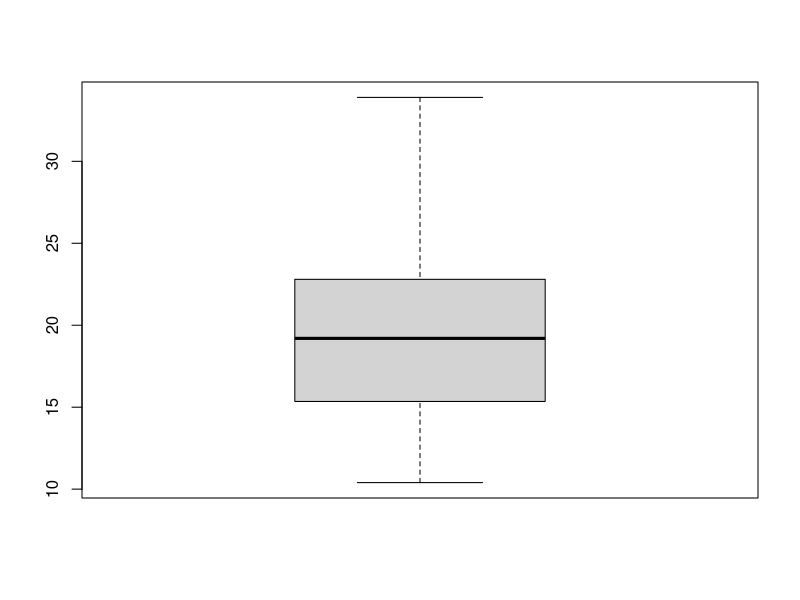
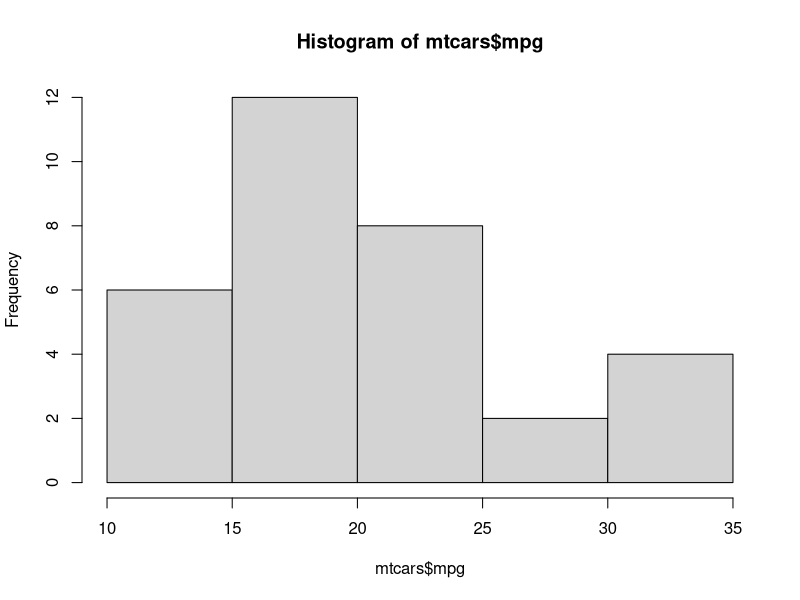
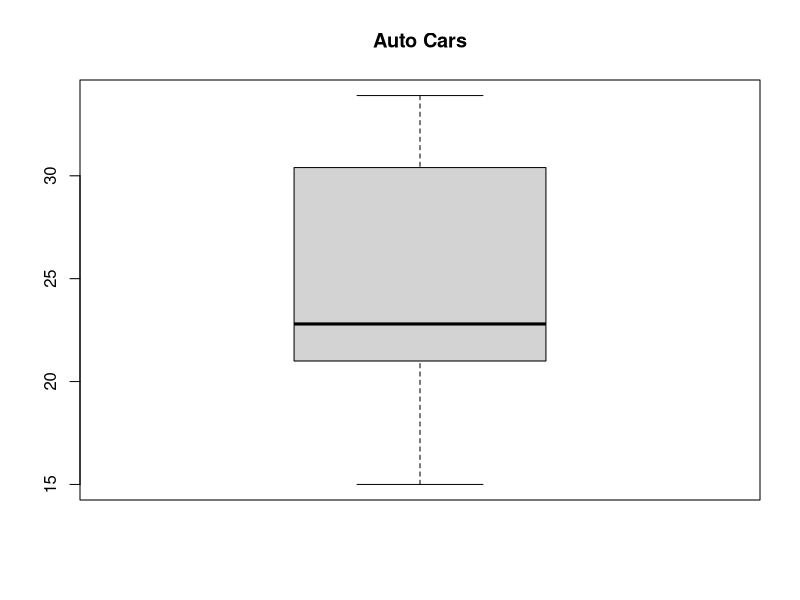
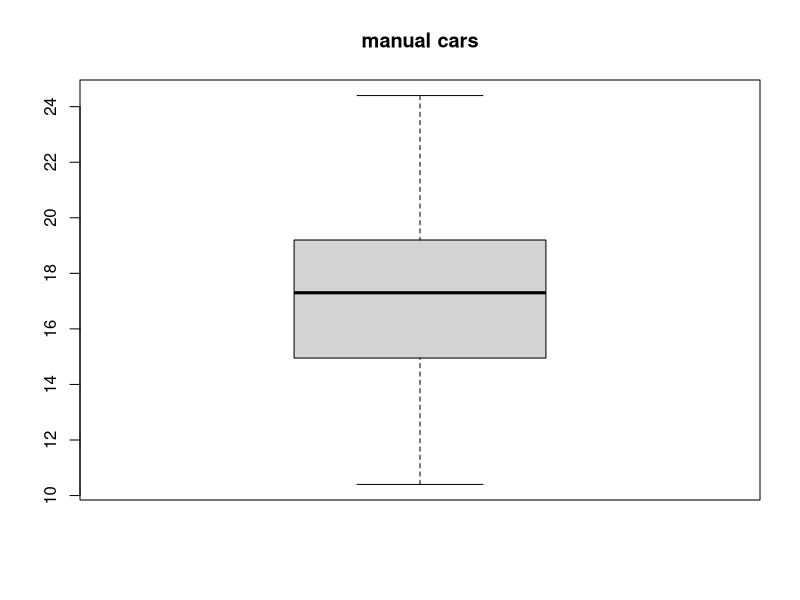
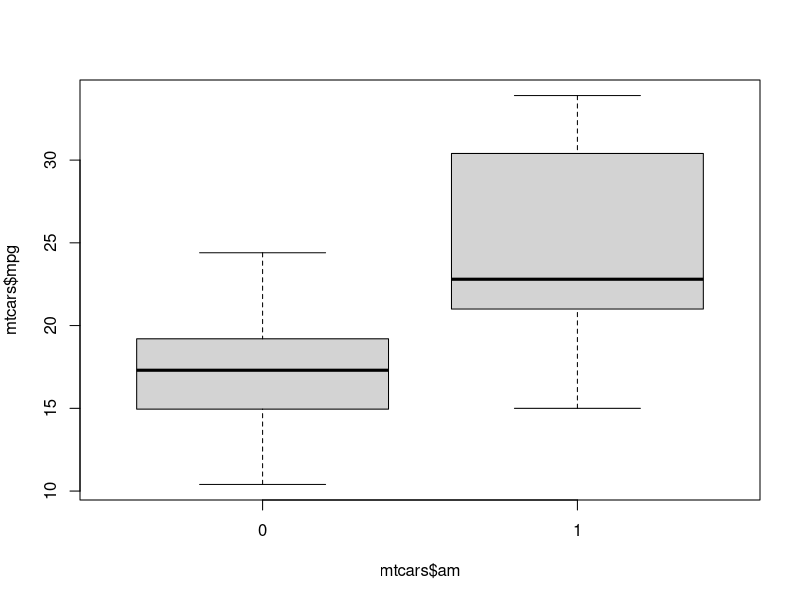
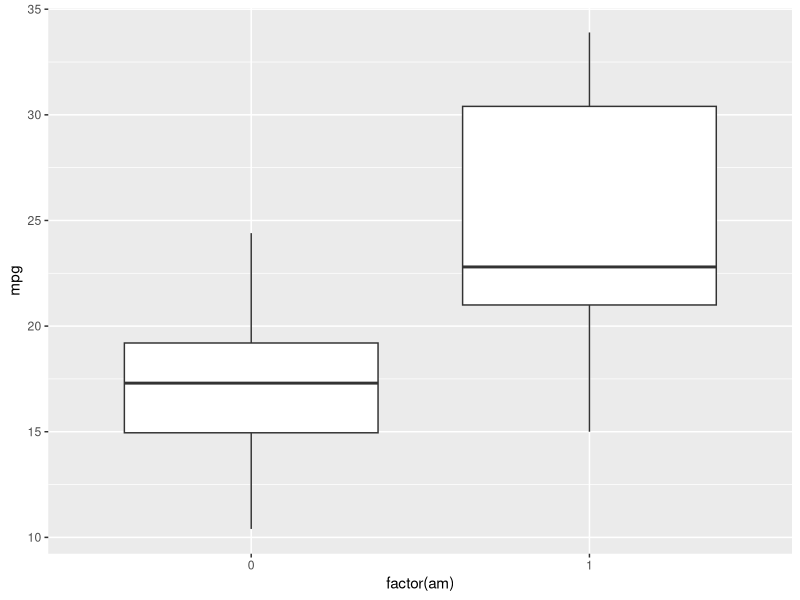
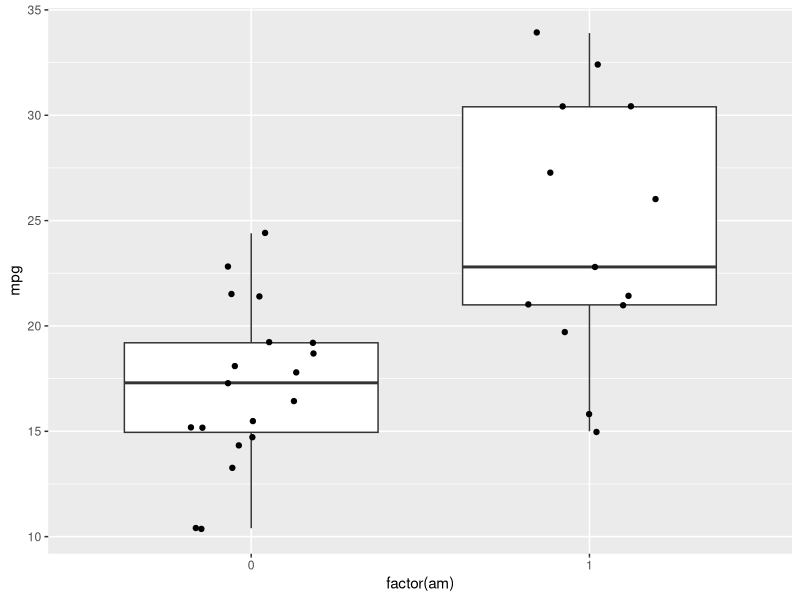
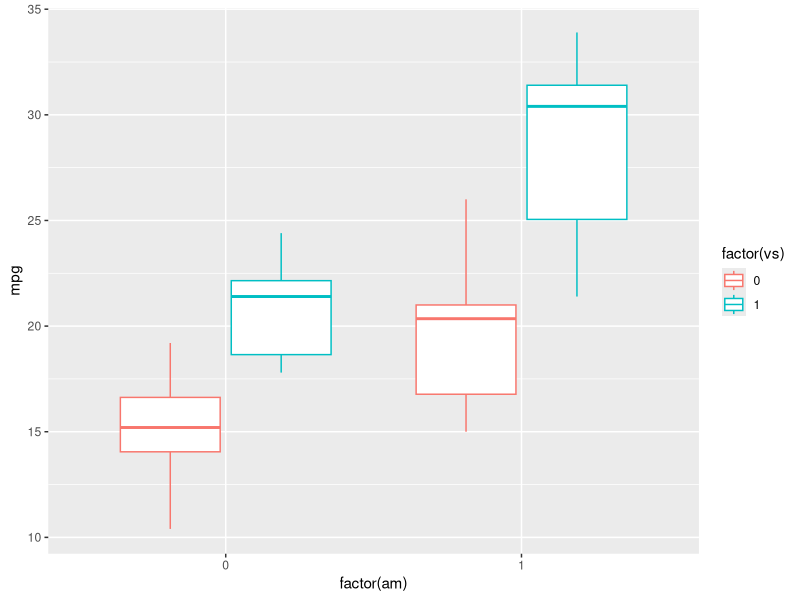

R code for these plots, in order:
#Exercise 2
#1. The data frame() function:
x <- data.frame(names= c("ben", "joe", "steve"), ages= c(31, 24, 45))
nrow(x)
ncol(x)
str(x)
x$names
data()
x <-mtcars
?mtcars
boxplot(mtcars$mpg)
hist(mtcars$mpg)
dev.off()
par(mar=c(5, 4, 4, 2))
boxplot(mtcars$mpg[mtcars$am==1], main="Auto Cars")
boxplot(mtcars$mpg[mtcars$am==0], main="manual cars")
boxplot(mtcars$mpg~mtcars$am)

#2. Ggplot visualisations
install.packages("ggplot2")
library(ggplot2)
p <- ggplot(mtcars, aes(factor(am), mpg))
p + geom_boxplot()
p <- ggplot(mtcars, aes(factor(am), mpg))
p + geom_boxplot() + geom_jitter(width = 0.2)
p <- ggplot(mtcars, aes(factor(am), mpg))
p + geom_boxplot(aes(colour = factor(vs)))
